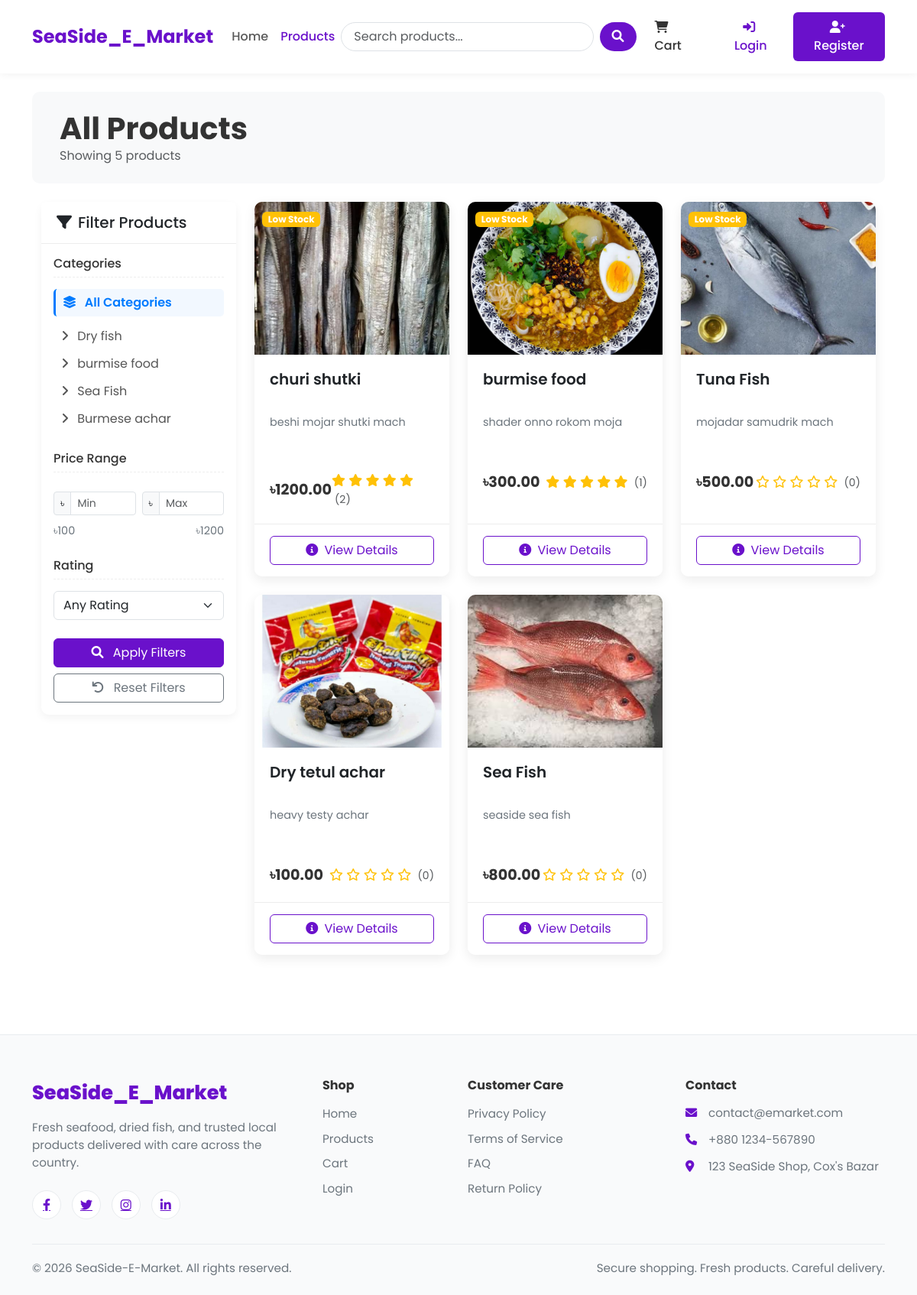
Screenshot of /products/ with the database file from the repository.
### SeaSide_Shop/models.py (models this page shows, shortened)
class Category(models.Model):
    name = models.CharField(max_length=100)
    slug = models.SlugField(max_length=100, unique=True)
    description = models.TextField()
    class Meta:
        verbose_name_plural = 'Categories'

class Product(models.Model):
    name = models.CharField(max_length=100)
    slug = models.SlugField(max_length=200, unique=True)
    category = models.ForeignKey(Category, on_delete=models.CASCADE, related_name='products')
    description = models.TextField()
    price = models.DecimalField(max_digits=10, decimal_places=2) # 405.99
    stock = models.PositiveBigIntegerField(default=1)
    available = models.BooleanField(default=True)
    created_at = models.DateTimeField(auto_now_add=True)
    updated_at = models.DateTimeField(auto_now=True)
    image = models.ImageField(upload_to='products/%Y/%m/%d') # products/25/10/2025
    def average_rating(self):
        ratings = self.ratings.all()
        if ratings.count() > 0:
            return sum([i.rating for i in ratings])/ratings.count()
        return 0

### SeaSide_Shop/views.py (the view, shortened to what this page needs)
# urls.py: path('products/', views.product_list, name="product_list"),
def product_list(request, category_slug = None):
    category = None
    categories = Category.objects.all()
    products = Product.objects.filter(available=True)
    if category_slug:
        category = get_object_or_404(Category, slug=category_slug)
        print("category .......", category)
        products = products.filter(category = category)
    min_price = products.aggregate(Min('price'))['price__min']
    max_price = products.aggregate(Max('price'))['price__max']
    if request.GET.get('min_price'):
        products = products.filter(price__gte=request.GET.get('min_price'))
    if request.GET.get('max_price'):
        products = products.filter(price__lte=request.GET.get('max_price'))
    if request.GET.get('rating'):
        min_rating = request.GET.get('rating')
        products = products.annotate(avg_rating = Avg('ratings__rating')).filter(avg_rating__gte=min_rating)
    return render(request, 'SeaSide_Shop/product_list.html', {
        'category' : category,
        'categories' : categories,
        'products' : products,
        'min_price' : min_price,
        'max_price' : max_price
    })

### SeaSide_Shop/context_processors.py (called while the page is built)
def cart_items_count(request):
    if request.user.is_authenticated:
        try:
            cart = Cart.objects.get(user=request.user)
            return {'cart_items_count' : cart.get_total_items()}
        except Cart.DoesNotExist:
            return {'cart_items_count' : 0}
    return {'cart_items_count' : 0}

### templates/SeaSide_Shop/product_list.html (shortened to what this page needs)
{% extends 'base.html' %}
{% block content %}
<div class="shop-header mb-4 p-4 bg-light">
    <div class="container-fluid">
        <div class="row align-items-center">
            <div class="col-md-6">
                <h1 class="shop-title">
                    {% if category %}{{ category.name }}{% else %}All Products{% endif %}
                </h1>
                <p class="text-muted mb-0">
                    Showing {{ products|length }} product{{ products|length|pluralize }}
                </p>
            </div>
        </div>
    </div>
</div>
<div class="container-fluid">
    <div class="row">
        <div class="col-lg-3 mb-4 filter-sidebar">
            <div class="filter-card card mb-4">
                <div class="card-header">
                    <h5 class="mb-0 d-flex align-items-center">
                        <i class="fas fa-filter me-2"></i> Filter Products
                    </h5>
                </div>
                <div class="card-body">
                    <form method="get">
                        <h6 class="filter-heading">Categories</h6>
                        <div class="mb-4">
                            <a href="{% url 'product_list' %}" class="filter-link {% if not category %}active{% endif %}">
                                <i class="fas fa-layer-group me-2"></i> All Categories
                            </a>
                            <div class="ms-2 mt-2">
                                {% for c in categories %}
                                <a href="{% url 'product_list_by_category' c.slug %}" class="filter-link {% if category.slug == c.slug %}active{% endif %}">
                                    <i class="fas fa-angle-right me-2"></i> {{ c.name }}
                                </a>
                                {% endfor %}
                            </div>
                        </div>
                        <h6 class="filter-heading">Price Range</h6>
                        <div class="mb-4">
                            <div class="price-slider-container">
                                <div class="row g-2 mb-2">
                                    <div class="col-6">
                                        <div class="input-group input-group-sm">
                                            <span class="input-group-text">৳</span>
                                            <input type="number" class="form-control" id="min_price" name="min_price"
                                                   value="{{ request.GET.min_price|default:'' }}" min="{{ min_price }}" max="{{ max_price }}" placeholder="Min">
                                        </div>
                                    </div>
                                    <div class="col-6">
                                        <div class="input-group input-group-sm">
                                            <span class="input-group-text">৳</span>
                                            <input type="number" class="form-control" id="max_price" name="max_price"
                                                   value="{{ request.GET.max_price|default:'' }}" min="{{ min_price }}" max="{{ max_price }}" placeholder="Max">
                                        </div>
                                    </div>
                                </div>
                                <div class="price-values">
                                    <span>৳{{ min_price }}</span>
                                    <span>৳{{ max_price }}</span>
                                </div>
                            </div>
                        </div>
                        <h6 class="filter-heading">Rating</h6>
                        <div class="mb-4">
                            <select class="form-select" name="rating">
                                <option value="">Any Rating</option>
                            </select>
                        </div>
                        <div class="d-grid gap-2">
                            <button type="submit" class="btn btn-primary">
                                <i class="fas fa-search me-2"></i> Apply Filters
                            </button>
                            <a href="{% url 'product_list' %}" class="btn btn-outline-secondary">
                                <i class="fas fa-undo me-2"></i> Reset Filters
                            </a>
                        </div>
                    </form>
                </div>
            </div>
        </div>
        <div class="col-lg-9">
            {% if products %}
            <div class="row row-cols-1 row-cols-md-2 row-cols-lg-3 g-4">
                {% for product in products %}
                <div class="col">
                    <div class="card h-100 product-card">
                        <div class="product-img-container">
                            {% if product.image %}
                            <img src="{{ product.image.url }}" class="product-img" alt="{{ product.name }}">
                            {% else %}
                            <div class="bg-light d-flex align-items-center justify-content-center h-100">
                                <i class="fas fa-image fa-3x text-muted"></i>
                            </div>
                            {% endif %}
                            {% if product.stock <= 5 and product.stock > 0 %}
                            <div class="product-badge">
                                <span class="badge bg-warning">Low Stock</span>
                            </div>
                            {% elif product.stock <= 0 %}
                            <div class="product-badge">
                                <span class="badge bg-danger">Out of Stock</span>
                            </div>
                            {% endif %}
                        </div>
                        <div class="card-body">
                            <h5 class="product-title">{{ product.name }}</h5>
                            <p class="product-desc">{{ product.description|truncatechars:100 }}</p>
                            <div class="d-flex justify-content-between align-items-center">
                                <span class="product-price">৳{{ product.price }}</span>
                                <div class="rating">
                                    {% for i in "12345" %}
                                    {% if forloop.counter <= product.average_rating %}
                                    <i class="fas fa-star"></i>
                                    {% else %}
                                    <i class="far fa-star"></i>
                                    {% endif %}
                                    {% endfor %}
                                    <span class="ms-1 text-muted small">({{ product.ratings.count }})</span>
                                </div>
                            </div>
                        </div>
                        <div class="card-footer">
                            <div class="d-grid">
                                <a href="{% url 'product_detail' product.slug %}" class="btn btn-outline-primary btn-add-cart">
                                    <i class="fas fa-info-circle me-1"></i> View Details
                                </a>
                            </div>
                        </div>
                    </div>
                </div>
                {% endfor %}
            </div>
            {% endif %}
        </div>
    </div>
</div>
{% endblock %}

### templates/SeaSide_Shop/product_list.html (style rules this page uses)
.filter-card { border: none; box-shadow: 0 4px 12px rgba(0,0,0,0.05); border-radius: 10px; position: sticky; top: 20px; }
.filter-card .card-header { background-color: #fff; border-bottom: 1px solid rgba(0,0,0,0.07); padding: 15px 20px; }
.filter-heading { color: #333; font-size: 1rem; margin-bottom: 15px; border-bottom: 1px dashed #eee; padding-bottom: 8px; }
.filter-link { color: #555; text-decoration: none; transition: all 0.2s; display: block; padding: 6px 3px; border-radius: 5px; }
.filter-link.active { color: #007bff; font-weight: 600; border-left: 3px solid #007bff; padding-left: 10px; background-color: rgba(0,123,255,0.05); }
.product-card { border: none; box-shadow: 0 5px 15px rgba(0,0,0,0.07); border-radius: 10px; overflow: hidden; transition: all 0.3s ease; }
.product-img-container { position: relative; overflow: hidden; height: 200px; }
.product-img { width: 100%; height: 100%; object-fit: cover; transition: transform 0.5s ease; }
.product-badge { position: absolute; top: 10px; left: 10px; z-index: 2; }
.product-card .card-body { padding: 20px; }
.product-title { font-weight: 600; margin-bottom: 10px; height: 48px; overflow: hidden; display: -webkit-box; -webkit-line-clamp: 2; -webkit-box-orient: vertical; }
.product-desc { color: #6c757d; font-size: 0.9rem; margin-bottom: 15px; height: 60px; overflow: hidden; display: -webkit-box; -webkit-line-clamp: 3; -webkit-box-orient: vertical; }
.product-price { font-weight: 700; color: #333; font-size: 1.2rem; }
.rating { color: #ffc107; }
.product-card .card-footer { background-color: #fff; border-top: 1px solid rgba(0,0,0,0.07); padding: 15px 20px; }
.btn-add-cart { transition: all 0.3s ease; }
.shop-header { background-color: #f8f9fa; padding: 30px 0; margin-bottom: 30px; border-radius: 10px; }
.shop-title { font-weight: 700; color: #333; margin-bottom: 0; }
.price-slider-container { margin-top: 25px; }
.price-values { display: flex; justify-content: space-between; margin-top: 10px; color: #6c757d; font-size: 0.9rem; }

### templates/base.html (style rules this page uses)
:root { --primary-color: #6a11cb; --primary-dark: #5a0cb8; --primary-light: #7c4ddb; --secondary-color: #2575fc; --text-color: #333333; --text-light: #6c757d; --bg-light: #f8f9fa; --border-radius: 10px; --box-shadow: 0 5px 15px rgba(0,0,0,0.08); }
body { font-family: 'Poppins', sans-serif; color: var(--text-color); display: flex; flex-direction: column; min-height: 100vh; }
.product-card { border: none; border-radius: var(--border-radius); overflow: hidden; transition: transform 0.3s, box-shadow 0.3s; box-shadow: var(--box-shadow); }
.rating { color: #ffc107; }
.btn-primary { background-color: var(--primary-color); border-color: var(--primary-color); }
.btn-outline-primary { border-color: var(--primary-color); color: var(--primary-color); }

### rows the page displays
Category: name "Dry fish"
Category: name "burmise food"
Category: name "Sea Fish"
Category: name "Burmese achar"
Product: image (picture), stock "Low Stock", name "churi shutki", description "beshi mojar shutki mach", price "1200.00", ratings.count "2"
Product: image (picture), stock "Low Stock", name "burmise food", description "shader onno rokom moja", price "300.00", ratings.count "1"
Product: image (picture), stock "Low Stock", name "Tuna Fish", description "mojadar samudrik mach", price "500.00", ratings.count "0"
Product: image (picture), name "Dry tetul achar", description "heavy testy achar", price "100.00", ratings.count "0"
Product: image (picture), name "Sea Fish", description "seaside sea fish", price "800.00", ratings.count "0"

### other values shown
{{ products|length }} "5"
{{ min_price }} "100"
{{ max_price }} "1200"
